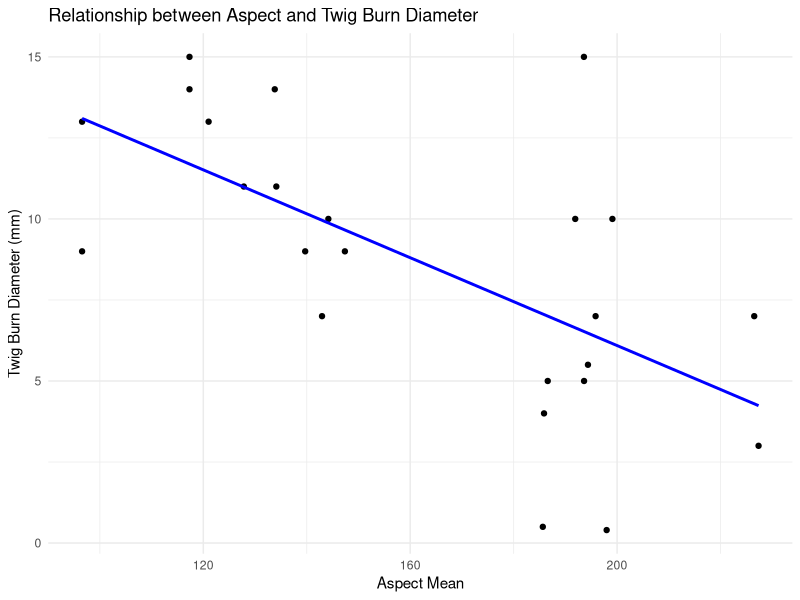
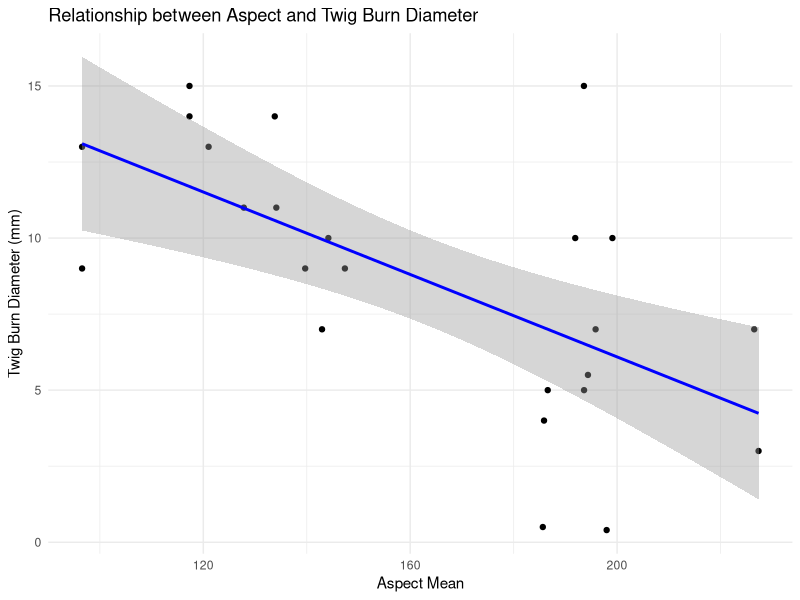
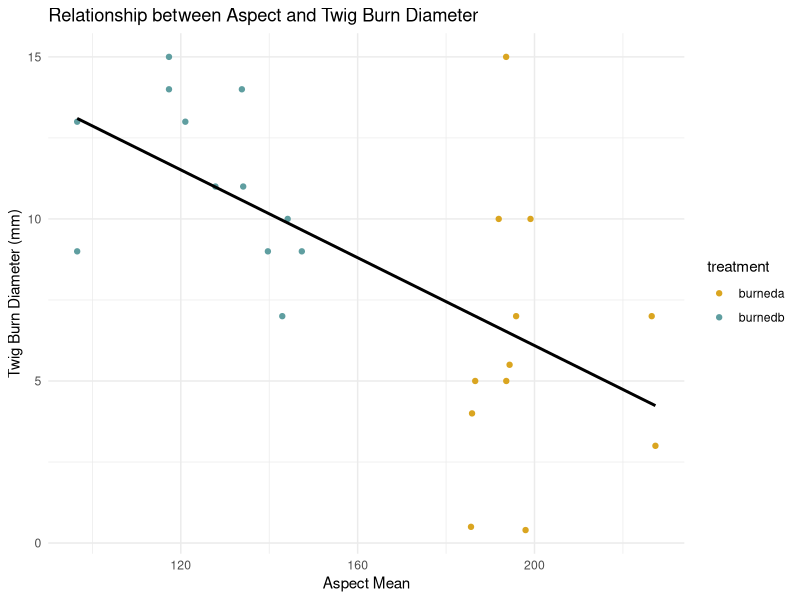
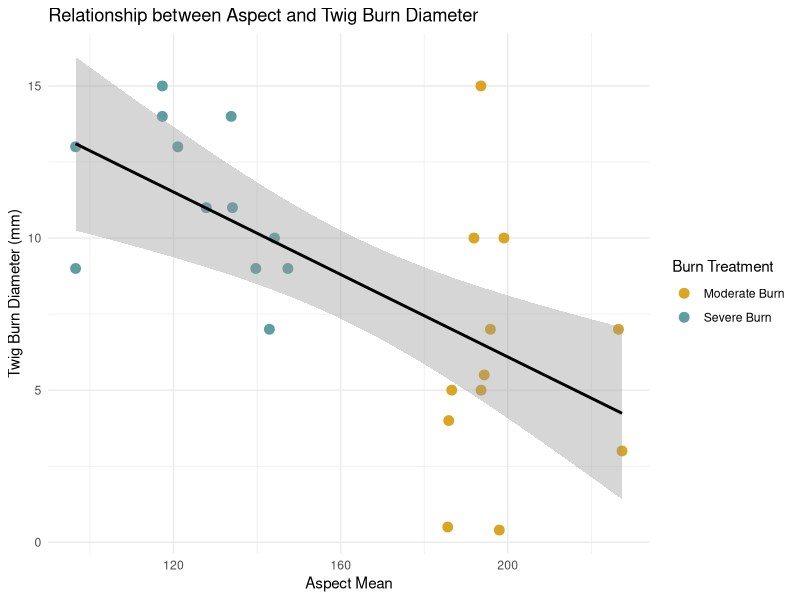
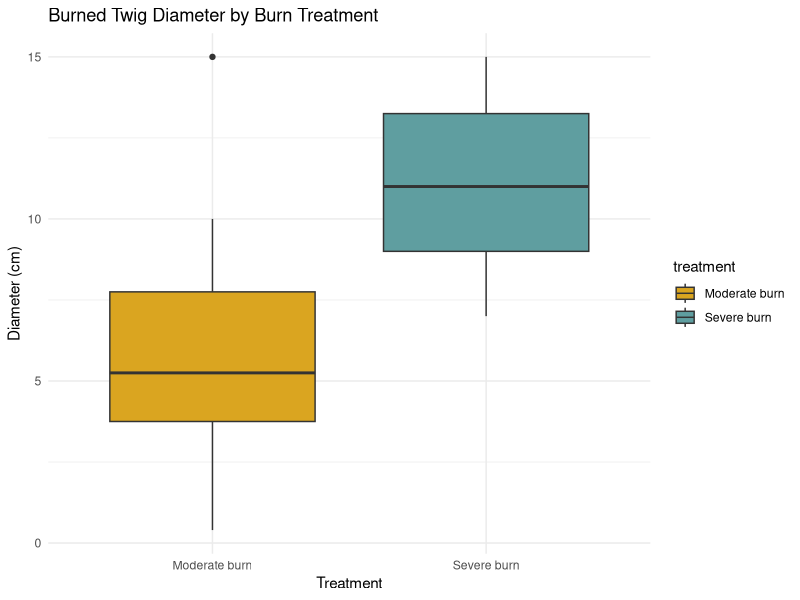
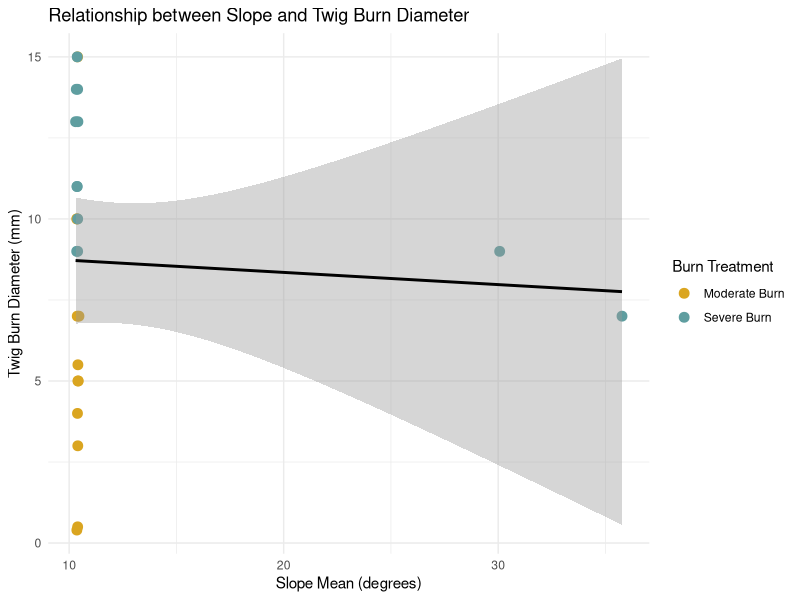

Write the R code that produced these figures, in order.
# Aspect Data 

#load data 

#burned twig data and aspect 

# Define the data w/ the aspect
plot_data <- data.frame(
  plot = 1:24,
  aspect_mean = c(185.8726538, 191.9075836, 185.6372536, 194.3648529, 186.5897935, 
                  197.9801773, 193.6135774, 195.8431396, 193.5862122, 199.0941008, 
                  226.5116919, 227.3507082, 147.3719174, 144.1747742, 134.1131053, 
                  117.3273468, 117.3273468, 96.56177521, 142.9507061, 139.6955763, 
                  121.0239105, 96.56177521, 127.8312728, 133.8134569)
)


# Define the burn treatment and diameter data
burn_data <- data.frame(
  plot = 1:24,
  treatment = c("burneda", "burneda", "burneda", "burneda", "burneda", "burneda", "burneda", 
                "burneda", "burneda", "burneda", "burneda", "burneda", "burnedb", "burnedb", 
                "burnedb", "burnedb", "burnedb", "burnedb", "burnedb", "burnedb", "burnedb", 
                "burnedb", "burnedb", "burnedb"),
  diameter = c(4, 10, 0.5, 5.5, 5, 0.4, 5, 7, 15, 10, 7, 3, 9, 10, 11, 14, 15, 9, 7, 9, 13, 13, 11, 14)
)


# Merge the burn data with the plot data based on plot
plot_data <- merge(plot_data, burn_data, by = "plot")

# View the updated data
head(plot_data)

# Convert treatment to a factor variable (as it's categorical)
plot_data$treatment <- factor(plot_data$treatment, levels = c("burneda", "burnedb"))

# Linear regression (if treatment and diameter are treated as predictors)
regression_model <- lm(diameter ~ aspect_mean, data = plot_data)


#do an ancova 
# Display the regression summary
summary(regression_model)

# Load necessary library
library(ggplot2)

# Create a scatter plot with regression line
ggplot(plot_data, aes(x = aspect_mean, y = diameter)) +
  geom_point() +  # Scatter plot
  geom_smooth(method = "lm", color = "blue", se = FALSE) +  # Regression line without confidence interval
  labs(title = "Relationship between Aspect and Twig Burn Diameter",
       x = "Aspect Mean",
       y = "Twig Burn Diameter (mm)") +
  theme_minimal()

#confidence interval 
ggplot(plot_data, aes(x = aspect_mean, y = diameter)) +
  geom_point() +
  geom_smooth(method = "lm", color = "blue") +  # Confidence interval shown
  labs(title = "Relationship between Aspect and Twig Burn Diameter",
       x = "Aspect Mean",
       y = "Twig Burn Diameter (mm)") +
  theme_minimal()


# Load necessary library
library(ggplot2)

# Create a scatter plot with regression line and custom colors for treatment
ggplot(plot_data, aes(x = aspect_mean, y = diameter, color = treatment)) +
  geom_point() +  # Scatter plot
  geom_smooth(method = "lm", color = "black", se = FALSE) +  # Regression line (black color)
  scale_color_manual(values = c("burneda" = "goldenrod", "burnedb" = "cadetblue")) +  # Custom colors
  labs(title = "Relationship between Aspect and Twig Burn Diameter",
       x = "Aspect Mean",
       y = "Twig Burn Diameter (mm)") +
  theme_minimal()

#better graph 
# Load necessary library
library(ggplot2)

# Create a scatter plot with larger points, custom axis labels, and custom colors for treatment
ggplot(plot_data, aes(x = aspect_mean, y = diameter, color = treatment)) +
  geom_point(size = 3) +  # Make points larger (adjust size as needed)
  geom_smooth(method = "lm", color = "black") +
  scale_color_manual(values = c("burneda" = "goldenrod", "burnedb" = "cadetblue")) +  # Custom colors
  scale_x_continuous(name = "Aspect Mean") +  # Label for x-axis
  scale_y_continuous(name = "Twig Burn Diameter (mm)") +  # Label for y-axis
  labs(title = "Relationship between Aspect and Twig Burn Diameter",
       color = "Burn Treatment") +  # Title and legend label
  theme_minimal() +
  scale_color_manual(values = c("burneda" = "goldenrod", "burnedb" = "cadetblue"), 
                     labels = c("Moderate Burn", "Severe Burn"))  # Rename the legend labels


#just burn treatment 
# Box plot of diameter by treatment
# Box plot of diameter by treatment with custom colors and labels
# Box plot of diameter by treatment with custom colors, labels, and x-axis labels
ggplot(burn_data, aes(x = treatment, y = diameter, fill = treatment)) +
  geom_boxplot() + 
  labs(title = "Burned Twig Diameter by Burn Treatment",
       x = "Treatment",
       y = "Diameter (cm)") +
  theme_minimal() +
  scale_fill_manual(
    values = c("burneda" = "goldenrod", "burnedb" = "cadetblue"),
    labels = c("burneda" = "Moderate burn", "burnedb" = "Severe burn")
  ) + 
  scale_x_discrete(
    labels = c("burneda" = "Moderate burn", "burnedb" = "Severe burn")
  )  # Custom x-axis labels

#slope data 

slope_data <- data.frame(
  plot = 1:36,
  QIS_slope = c(
    89.61090308, 89.62802144, 89.60239587, 89.59124698, 89.58836269,
    89.64037171, 89.57756865, 89.54189938, 89.60838721, 89.6432743,
    89.62198331, 89.59667334, 89.64759318, 89.60266445, 89.62356806,
    89.60312794, 89.62356806, 89.60312794, 54.22895056, 40.06818008,
    89.69930197, 89.59097989, 89.63592517, 89.66732104, 89.66276346,
    89.61443489, 89.61618062, 89.61921718, 89.62868013, 89.6116578,
    89.65241105, 89.63569531, 89.65942902, 2.387145757, 89.65085351,
    89.65300565
  ),
  slope = c(
    10.38909692, 10.37197856, 10.39760413, 10.40875302, 10.41163731,
    10.35962829, 10.42243135, 10.45810062, 10.39161279, 10.3567257,
    10.37801669, 10.40332666, 10.35240682, 10.39733555, 10.37643194,
    10.39687206, 10.37643194, 10.39687206, 35.77104944, 30.06818008,
    10.30069803, 10.40902011, 10.36407483, 10.33267896, 10.33723654,
    10.38556511, 10.38381938, 10.38078282, 10.37131987, 10.3883422,
    10.34758895, 10.36430469, 10.34057098, 2.387145757, 10.34914649,
    10.34699435
  )
)

# Display the data
print(slope_data)

# Merge the burn data with the slope data based on plot
slope_burn <- merge(slope_data, burn_data, by = "plot")


# View the updated data
head(slope_burn)

# Convert treatment to a factor variable (as it's categorical)
slope_burn$treatment <- factor(slope_burn$treatment, levels = c("burneda", "burnedb"))

# Linear regression (if treatment and diameter are treated as predictors)
regression_model <- lm(diameter ~ slope, data = slope_burn)

#Display the regression summary
summary(regression_model)

# Load necessary library
library(ggplot2)

# Create a scatter plot with larger points, custom axis labels, and custom colors for treatment
ggplot(slope_burn, aes(x = slope, y = diameter, color = treatment)) +
  geom_point(size = 3) +  # Make points larger (adjust size as needed)
  geom_smooth(method = "lm", color = "black") +
  scale_color_manual(values = c("burneda" = "goldenrod", "burnedb" = "cadetblue")) +  # Custom colors
  scale_x_continuous(name = "Slope Mean (degrees)") +  # Label for x-axis
  scale_y_continuous(name = "Twig Burn Diameter (mm)") +  # Label for y-axis
  labs(title = "Relationship between Slope and Twig Burn Diameter",
       color = "Burn Treatment") +  # Title and legend label
  theme_minimal() +
  scale_color_manual(values = c("burneda" = "goldenrod", "burnedb" = "cadetblue"), 
                     labels = c("Moderate Burn", "Severe Burn"))  # Rename the legend labels


